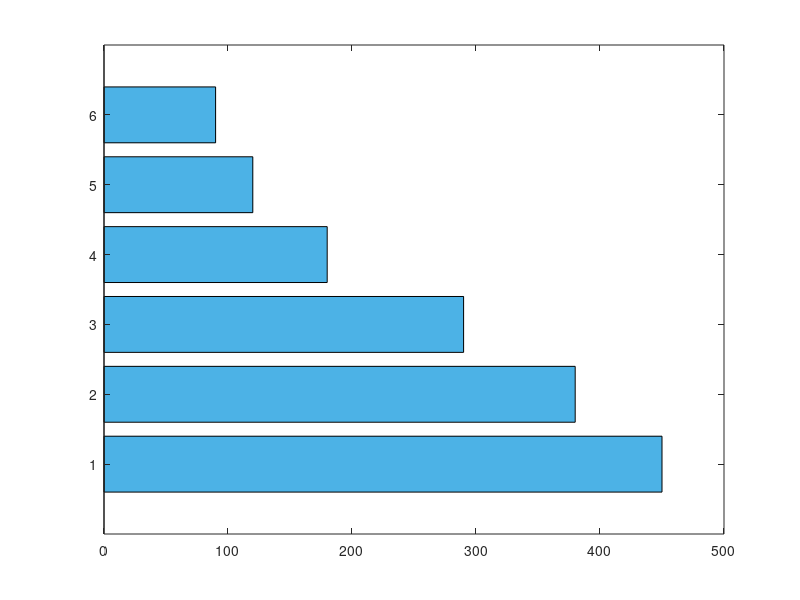

Write MATLAB code to recreate this figure. (Note: this script raises an error after producing the figure.)
% 1. 准备数据
languages = {'Python', 'JavaScript', 'Java', 'C#', 'Go', 'TypeScript'};
votes = [450, 380, 290, 180, 120, 90];
y_pos = 1:length(languages);  % Y轴位置

% 2. 创建画布并绘图（水平条形图）
figure('Position', [100, 100, 700, 500]);
barh(y_pos, votes, 'FaceColor', [0.3, 0.7, 0.9], 'EdgeColor', 'black');

% 3. 隐藏顶部和右侧轴脊
ax = gca;
ax.Spine.Top = 'off';
ax.Spine.Right = 'off';

% 4. 隐藏Y轴刻度线
ax.YTickLength = [0, 0];  % 刻度线长度设为0（仅保留标签）

% 5. 添加得票数值标签（选做）
for i = 1:length(votes)
    text(votes(i) + 5, y_pos(i), num2str(votes(i)), ...
         'VerticalAlignment', 'middle', 'FontSize', 10);
end

% 6. 设置标题、轴标签和Y轴标签
title('编程语言受欢迎程度投票结果', 'FontSize', 14);
xlabel('得票数', 'FontSize', 12);
ylabel('编程语言', 'FontSize', 12);
yticks(y_pos);
yticklabels(languages);
xlim([0, 500]);  % 扩展X轴范围，避免数值标签溢出
grid on;
axis tight;
